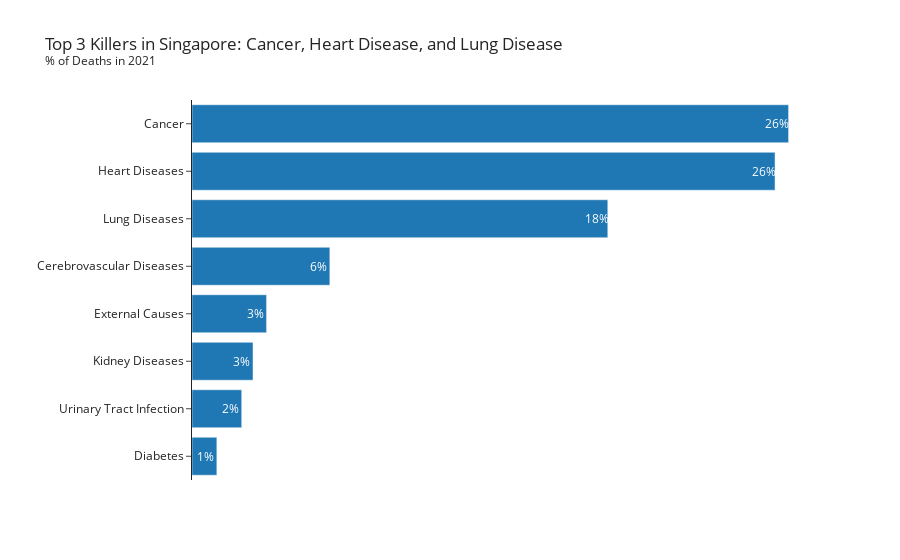

The code cell stored with this chart in its notebook:
### Code cell
top_death_2021 = cause_of_death_percent[cause_of_death_percent['year'] == 2021].sort_values('percentage_deaths')
fig = px.bar(top_death_2021,
             x='percentage_deaths', y='disease_condition', title='Top 3 Killers in Singapore: Cancer, Heart Disease, and Lung Disease<br><sup>% of Deaths in 2021</sup>')
fig.update_xaxes(visible=False)
fig.update_yaxes(title_text='')

annotations = []
for x, y in zip(top_death_2021['percentage_deaths'], top_death_2021['disease_condition']):
    annotations.append({'x':x-0.5,'y':y,'text':f'{x:.0f}%','showarrow':False,'font':{'color':'white'}})
fig.update_layout(annotations=annotations)

fig.show()

### Figure 1 — Plotly figure (JSON) as saved in the notebook; plotly's stock layout.template omitted (floating-point values rounded to 4 significant figures)
{"data": [{"alignmentgroup": "True", "hovertemplate": "percentage_deaths=%{x}<br>disease_condition=%{y}<extra></extra>", "legendgroup": "", "marker": {"color": "#1F77B4", "pattern": {"shape": ""}}, "name": "", "offsetgroup": "", "orientation": "h", "showlegend": false, "textposition": "auto", "type": "bar", "x": [1.1, 2.2, 2.7, 3.3, 6.1, 18.4, 25.8, 26.4], "xaxis": "x", "y": ["Diabetes", "Urinary Tract Infection", "Kidney Diseases", "External Causes", "Cerebrovascular Diseases", "Lung Diseases", "Heart Diseases", "Cancer"], "yaxis": "y"}], "layout": {"annotations": [{"font": {"color": "white"}, "showarrow": false, "text": "1%", "x": 0.6, "y": "Diabetes"}, {"font": {"color": "white"}, "showarrow": false, "text": "2%", "x": 1.7, "y": "Urinary Tract Infection"}, {"font": {"color": "white"}, "showarrow": false, "text": "3%", "x": 2.2, "y": "Kidney Diseases"}, {"font": {"color": "white"}, "showarrow": false, "text": "3%", "x": 2.8, "y": "External Causes"}, {"font": {"color": "white"}, "showarrow": false, "text": "6%", "x": 5.6, "y": "Cerebrovascular Diseases"}, {"font": {"color": "white"}, "showarrow": false, "text": "18%", "x": 17.9, "y": "Lung Diseases"}, {"font": {"color": "white"}, "showarrow": false, "text": "26%", "x": 25.3, "y": "Heart Diseases"}, {"font": {"color": "white"}, "showarrow": false, "text": "26%", "x": 25.9, "y": "Cancer"}], "barmode": "relative", "legend": {"tracegroupgap": 0}, "title": {"text": "Top 3 Killers in Singapore: Cancer, Heart Disease, and Lung Disease<br><sup>% of Deaths in 2021</sup>"}, "xaxis": {"anchor": "y", "domain": [0, 1], "title": {"text": "percentage_deaths"}, "visible": false}, "yaxis": {"anchor": "x", "domain": [0, 1], "title": {"text": ""}}}}
